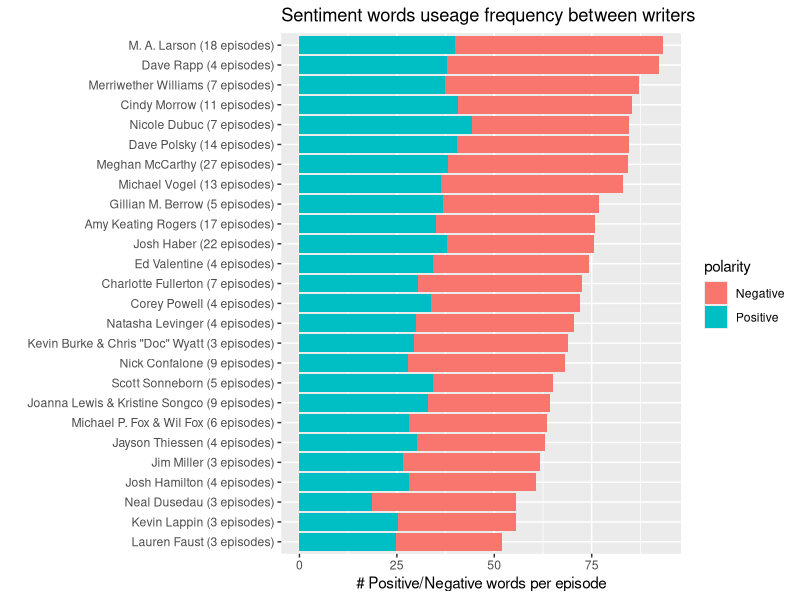

Recreate this plot in R.
options(stringsAsFactors = F)
library(tidyverse)
writer_score <- read_csv("writer_score.csv")
full_mlp <- read_csv("full_mlp.csv")
# remove thre shorts and a MLP movie
full_mlp <- full_mlp[-c(196,198:200),]
writer_score$Positive <- 0
writer_score$Negative <- 0
# We only consider writers who wrote more than 2 episodes
writer_score <- writer_score %>% filter(N > 2)
library(tidytext)
# Creat my own sentiment words
my_sentiment <- rbind(get_sentiments('b'), 
                      data.frame(word=c('no','not',"don't","haven't","won't", 
                                        "never", "can't", "couldn't", "without"),
                                 sentiment='negative'))
# Please note that there are dulpicate in my_sentiment, remove duplicate
# Then we count how many positive/negative words appear in each article on average
my_sentiment <- my_sentiment[!duplicated(my_sentiment$word),]
for(i in 1:26)
{
  writer_name <- writer_score$writer[i]
  writer_content <- full_mlp %>% filter(str_detect(writer,writer_name))
  Total_number <- length(writer_content$writer)
  tidy_content <- writer_content %>% unnest_tokens(word,content) %>% inner_join(my_sentiment)
  score <- tidy_content %>% count(sentiment)
  writer_score[i,3] <- score$n[2]/Total_number
  writer_score[i,4] <- score$n[1]/Total_number
}
# please note that we will use 'Fox' to represent 'Michael P. Fox & Wil Fox',
# 'Joanna Lewis' to represent 'Joanna Lewis & Kristine Songco', 
# 'Kevin Burke' to represent 'Kevin Burke & Chris "Doc" Wyatt'
writer_score$writer <- str_replace(writer_score$writer,'Fox', 'Michael P. Fox & Wil Fox')
writer_score$writer <- str_replace(writer_score$writer,'Joanna Lewis', 'Joanna Lewis & Kristine Songco')
writer_score$writer <- str_replace(writer_score$writer,'Kevin Burke', 'Kevin Burke & Chris "Doc" Wyatt')

writer_score$writer <- paste0(writer_score$writer, ' (', writer_score$N, ' episodes)')

# we are gonna need a data set for comparison purpose, we call it
# question6_data.csv
question6_data <- writer_score %>% mutate(score=Positive+Negative) %>% 
  select(1,2,5) %>% mutate(type='sentiment_word')

write.csv(question6_data,'question6_data.csv',row.names = F)

writer_score$writer <- fct_reorder(writer_score$writer,writer_score$Positive+writer_score$Negative)

new_writer_score <- writer_score %>% select(-2) %>% gather('Positive', 'Negative', key=polarity, value=sent_score)

new_writer_score %>% ggplot(aes(writer,sent_score,fill=polarity))+
  geom_col()+coord_flip()+labs(x='', y='# Positive/Negative words per episode', 
                               title = 'Sentiment words useage frequency between writers')
